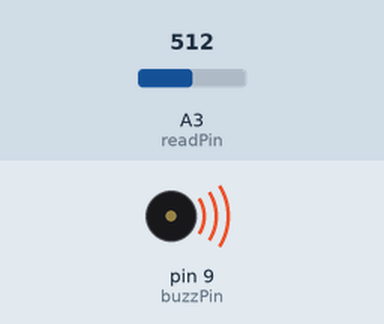
The sketch below on a simulated Arduino Uno, built with avr-gcc and run on an emulated ATmega328P. On the bench: buzzer (waves = sounding). The test bench sets the inputs (shaded band); at power-on: A3 (readPin) = 512. What the sketch prints to the serial monitor is not drawn.

Above: at 0.3 s.
Timing chart, 0 to 1.8 s (numbered marks = the images above):
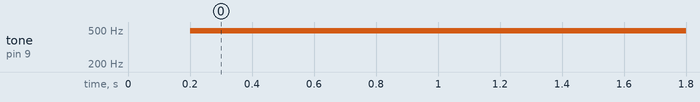

Measured:
- by itself, tone on pin 9 (buzzPin): silent → 490 Hz at 0.20 s

The sketch:

PhotoResistorBuzzer.ino
```cpp
int readVal;
float V1;
int readPin = A3;
int R1 = 4700;
int R2;
int dt;
int buzzPin = 9;

void setup() {
  // put your setup code here, to run once:
  pinMode(readPin,INPUT);
  pinMode(buzzPin,OUTPUT);
  Serial.begin(9600);

}

void loop() {
  // put your main code here, to run repeatedly:
  readVal = analogRead(readPin);
  V1 = (5./1023.)*readVal;

  R2 = R1*V1/(5-V1);
  if(R2<0){
    R2 = 32000;
  }
  Serial.println(R2);
  delay(200);

  dt = (290./32000.)*R2 + 10;
  Serial.print("dt = ");
  Serial.println(dt);

  analogWrite(buzzPin,240);
  delayMicroseconds(1000);
  analogWrite(buzzPin,0);
  delayMicroseconds(1000);

}
```
